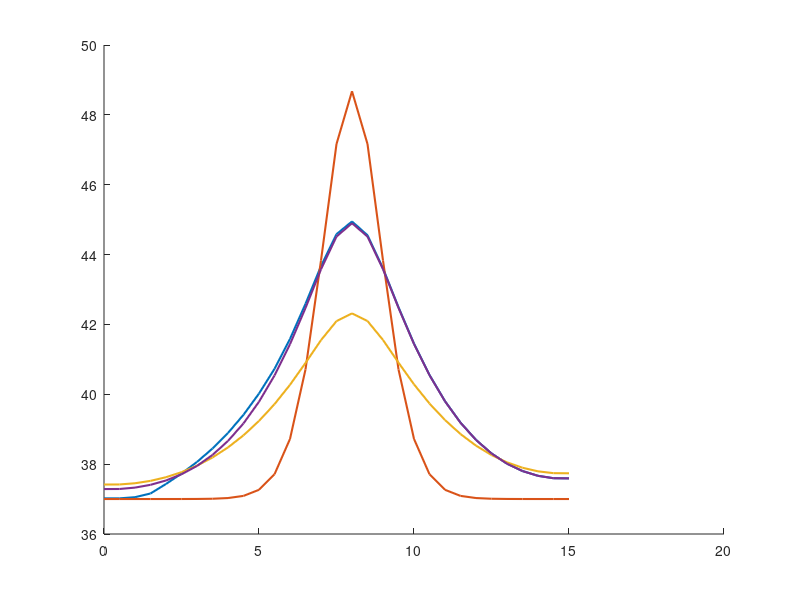

The MATLAB source for this figure: (Note: this script raises an error after producing the figure.)
%––––––––––––––––––––––––––––––––––––––––––––––––––––––––––––––––––––––––––––
% 1D hyperbolic bioheat w/ Gaussian tumor source, 3 skin layers, finer mesh
% and reduced dt for stability; snapshots at 2.5, 5, 7.5, 10 s in one plot.
%––––––––––––––––––––––––––––––––––––––––––––––––––––––––––––––––––––––––––––

clear; clc;

%% 1) DISCRETIZE TIME & SPATIAL DOMAINS
% Skin Layer thickness
L_epi = 0.0015;   % Epidermis (1.5 mm)
L_derm = 0.0035;  % Dermis (3.5 mm)
L_subq = 0.01;    % Subcutaneous (10 mm)
Lx = L_epi + L_derm + L_subq; % Domain Length

x_ast  = 0.008;   % [m]   Tumor center (midpoint of 0.05 m)

dx     = 0.0005;  % [m]   Spatial step → now 21 nodes from 0 to 0.05
dt     = 0.015;    % [s]   Time step (smaller for stability)
max_time = 10;   % plot up to 10s
time_steps = round(max_time/dt) + 1; % ensures we reach exactly 10 s: (n−1)*dt = 10
time = 0:dt:max_time+dt;

x  = 0:dx:Lx;          % x = [0, 0.0025, 0.005, …, 0.05]
nx = numel(x);

% Define Layers
layer = zeros(1, nx);
layer(x <= L_epi) = 1;                                  % Epidermis
layer(x > L_epi & x <= L_epi + L_derm) = 2;             % Dermis
layer(x > L_epi + L_derm) = 3;                          % Subcutaneous

% Find index of tumor center (closest grid point to x_ast)
[~, iTumor] = min(abs(x - x_ast));

%% 2) CONSTANTS AND PARAMETERS
% ------------ Physical Parameters ------------
% Skin Layer params
% rho    = [1150 1116 900];   % [kg/m^3]  Tissue density (layers)
% c      = [3590 3300 2500];  % [J/(kg·°C)]  Tissue specific heat
% k      = [0.2 0.45 0.3];    % [W/(m·°C)]  Thermal conductivity
k_star = [0.1 0.1 0.1];     % [W/(m·°C·s)]  Hyperbolic‐term coefficient

% Blood params
h      = 4.5;     % [W/(m^2·°C)]    Convective coefficient at boundaries
wb     = 0.0098;  % [1/s]           Blood perfusion
rho_b  = 1056;    % [kg/m^3]        Blood density
cb     = 4000;    % [J/(kg·°C)]     Blood specific heat

Qm0    = 50.65;   % [W/m^3]         Metabolic heat (uniform)
Tb     = 37;      % [°C]            Arterial blood temperature
Tl     = [37 37 37];      % [°C]    Ambient/tissue reference
T0     = 37;      % [°C]            Initial tissue temperature

% ------------ Gaussian‐source parameters ------------
% Q_r(i) = rho * S * P * exp( -a0*( x(i) - x_ast )^2 )
S      = 15;       % “per‐kg” scaling factor
P      = 35;      % “power” factor (tune as needed)
a0     = 1e6;   % [1/m]  Gaussian width control

% ------------ Water vaporization and diffusion ------------
Da = 2.5e-5;    % m^2/s (air)
Mw = 0.018;     % kg/mol
Ra = 8.314;     % J/mol·K
Tw = 306;       % K (~33°C)
Pw = 5600;      % Pa (sat. vapor pressure at 33°C)
RH = 0.5;       % Relative humidity (fraction)
delta = 1e-4;   % m
c_air = 1005;   % J/kg·K
Df = [2e-9 2e-9 2e-9];  % m^2/s
cw = 4180;      % J/kg°C
rho_s = 1100;   % kg/m^3
rho_c = 1000;   % kg/m^3
nabla_r2 = (Lx/3)^2;

% ---------- Hyperbolic relaxation times ---------------
tau_q = 10;   % [s]
tau_T = 20;   % [s]
tau_v = 1;   % [s]


%% 3) INITIALIZE STORAGE FOR “SNAPSHOTS”
% Snapshot times (in seconds) and their corresponding loop‐indices
snapshot_times = linspace(2,max_time,5); % [2.5, 5.0, 7.5, 10.0];
snap_idx = round(snapshot_times/dt) + 1;
% e.g., 2.5/0.01 = 250 → +1 = 251 ⇒ t = (251−1)*0.01 = 2.50 s

T_layers = zeros(nx,4); % For storing T(x,t=10s) for layer testing
T_tumor_layers = zeros(time_steps,4); % for storing tumor temp for layer testing

for layer_test = 1:4

    if layer_test == 1 % Heterogeneous case
        rho    = [1150 1116 900];   % [kg/m^3]  Tissue density (layers)
        c      = [3590 3300 2500];  % [J/(kg·°C)]  Tissue specific heat
        k      = [0.2 0.45 0.3];    % [W/(m·°C)]  Thermal conductivity
    elseif layer_test == 2 % Treat all as epidermis
        rho    = [1150 1150 1150];   % [kg/m^3]  Tissue density (layers)
        c      = [3590 3590 3590];  % [J/(kg·°C)]  Tissue specific heat
        k      = [0.2 0.2 0.2];    % [W/(m·°C)]  Thermal conductivity
    elseif layer_test == 3 % Treat all as dermis
        rho    = [1116 1116 1116];   % [kg/m^3]  Tissue density (layers)
        c      = [3300 3300 3300];  % [J/(kg·°C)]  Tissue specific heat
        k      = [0.45 0.45 0.45];    % [W/(m·°C)]  Thermal conductivity
    elseif layer_test == 4 % Treat all as subq
        rho    = [900 900 900];   % [kg/m^3]  Tissue density (layers)
        c      = [2500 2500 2500];  % [J/(kg·°C)]  Tissue specific heat
        k      = [0.3 0.3 0.3];    % [W/(m·°C)]  Thermal conductivity
    end

    T_snapshots = zeros(nx, numel(snapshot_times));  
    % Each column j holds T(x) at t = snapshot_times(j)
    
    % Tumor temp array
    T_tumor = zeros(1, time_steps);
    
    % --------- Initialize temperature fields at t=0 -------------
    T     = ones(nx,1) * T0;  
    T_new = T;   
    dTdt   = zeros(nx,1);
    d2Tdt2 = zeros(nx,1);


    %% 4) TIME‐MARCHING LOOP
    for n = 1:time_steps
    
        % (a) Update interior nodes i=2:(nx−1)
        for i = 2:(nx-1)
            L = layer(i);
    
            % (b) Calculate Heat Source values for given spatial step
            % Metabolic Heat Source:
            Qm = Qm0 * (1 + (Tl(L) - T0)/10);         % [W/m^3] metabolic
    
            % Water diffusion:
            Qd = (Df(L) * cw * (rho_s - rho_c) / nabla_r2) * (T(i) - Tl(L));
            
            % Blood Perfusion (dermis, subq):
            if L > 1
                Qb = wb * rho_b * cb * (Tb - Tl(L));      % [W/m^3] perfusion (constant)
            else
                Qb = 0;
            end
    
            % Water vaporization (epidermis only)
            if L == 1
                Delta_m = (Da*Mw/(Ra*Tw)) * (Pw/Tw) * RH/(delta*c_air);
                Delta_Hvap = 2400e3; % J/kg
                Qv = Delta_m * Delta_Hvap / (delta * c_air);
            else 
                Qv = 0;
            end
    
            % Gaussian tumor heat source at node i:
            Qr = rho(L) * S * P * exp( -a0 * (x(i) - x_ast)^2 );  
    
            % Add up all heat sources to consolidate
            Q_tot = Qm + Qd + Qb + Qv + Qr;
    
            % 2nd‐spatial derivative (finite difference)
            d2Tdx2 = (T(i+1) - 2*T(i) + T(i-1)) / dx^2;
    
            % Hyperbolic bioheat terms:
            dTdt(i)   = (k(L)*d2Tdx2 + Q_tot) / (rho(L) * c(L));
            d2Tdt2(i) = (k_star(L)*d2Tdx2) / (rho(L) * c(L));
    
            % Update temperature at node i (eq. 7):
            T_new(i) = T(i) + dt * ( ...
               dTdt(i) + tau_q*dTdt(i) ...
             - tau_T*d2Tdt2(i) ...
             + (k(L) + k_star(L)*tau_v)*dTdt(i) );
        end
    
        % (c) Convective (Robin) BC at left boundary (i = 1):
        T_new(1) = (h*dx*Tl(1) + k(L) * T_new(2)) / (h*dx + k(L));
    
        % (d) Convective (Robin) BC at right boundary (i = nx):
        T_new(nx) = (h*dx*Tl(end) + k(L) * T_new(nx-1)) / (h*dx + k(L));
    
        % (e) Advance to next timestep
        T = T_new;
    
        % (f) If current “t” matches any snapshot index, store T(x)
        idx_this = find(snap_idx == n);
        if ~isempty(idx_this)
            T_snapshots(:, idx_this) = T;
        end
    
        % (g) Store T at tumor location
        T_tumor(n) = T_new(iTumor);
    end

    %% Store profile for given P to be compared after
    T_layers(:,layer_test) = T_snapshots(:,end);

    T_tumor_layers(:,layer_test) = T_tumor;

end % end of testing parameter loop (power)

%% Plot T(x) for Layers 
legend_layers = ["3-layer Model","Epidermis Homogeneity", "Dermis Homogeneity", "Subcutaneous Homeogeneity"];

figure('Position',[200,200,800,500]);
hold on;

colors = lines(numel(legend_layers));  
for j = 1:size(T_layers,2)
    plot(x*1000, T_layers(:,j), 'Color', colors(j,:), 'LineWidth',1.5, ...
         'DisplayName', num2str(legend_layers(j)));
end

ylim([36 50])
% xline(0, '-',{'Epiderm'},'HandleVisibility','off','Fontsize',16)
% xline((L_epi)*10^3,'-',{'Derm'},'HandleVisibility','off','Fontsize',16)
% xline((L_epi+L_derm)*10^3,'-',{'Subcutaneous'},'HandleVisibility','off','Fontsize',16)
xline(x_ast*10^3,'-r',{'Tumor'},'LineWidth',5,'HandleVisibility','off','Fontsize',20)
xlabel('Distance (mm)','Fontsize',16);
ylabel('Temperature (°C)','Fontsize',16);
title(['Temperature Profile T(t=10s,x), Skin Layers'],'Fontsize',20);
legend('Location','northeast','FontSize',12);
grid on;
hold off;


%% 6. PLOT: TUMOR TEMPERATURE VS TIME
figure('Position',[200,200,800,500]);
hold on;

colors = lines(numel(legend_layers));  
for j = 1:size(T_layers,2)
    plot(time, T_tumor_layers(:,j), 'Color', colors(j,:), 'LineWidth',1.5, ...
         'DisplayName', num2str(legend_layers(j)));
end

xlim([0 10])
ylim([36 50])
xlabel('time (s)','Fontsize',16);
ylabel('Temperature (°C)','Fontsize',16);
title(['Temperature at Tumor Location vs. Time, Skin Layers'],'Fontsize',20);
legend('Location','best','FontSize',12);
grid on;
hold off;